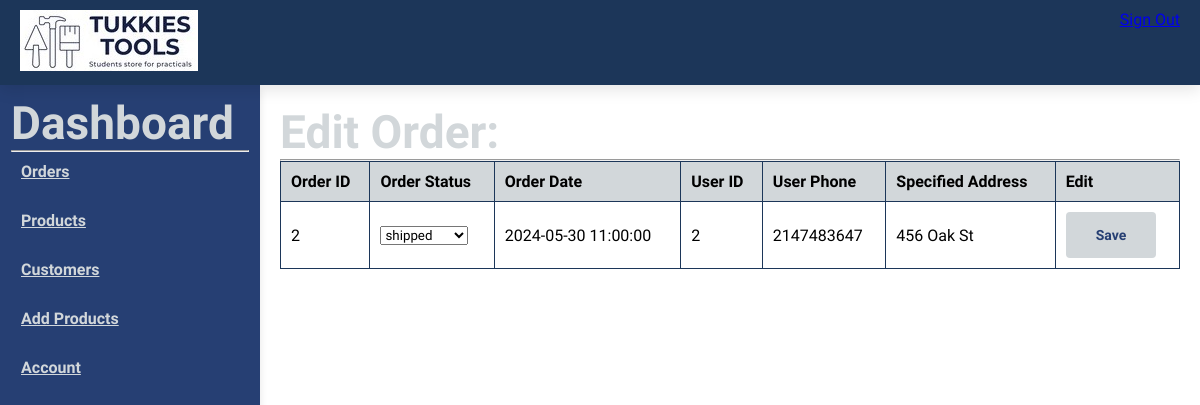
The app's page /admin/edit_orders.php?order_id=2 (signed in) with its own data.
### tables this page shows
CREATE TABLE IF NOT EXISTS `orders` (
    `order_id` int(11) NOT NUll AUTO_INCREMENT, 
    `order_cost` DECIMAL(6,2) NOT NUll,
    `order_status` varchar(100) NOT NUll DEFAULT 'on hold',
    `user_id` INT(11) NOT NUll,
    `user_phone` int(11) NOT NUll,
    `user_city` varchar(255) NOT NUll,
    `user_address` varchar(255) NOT NUll,
    `order_date` DATETIME NOT NUll DEFAULT CURRENT_TIMESTAMP,
    PRIMARY KEY (`order_id`)
);

### admin/edit_orders.php (the view, shortened to what this page needs)
<?php
include('admin_header.php');
if (isset($_GET['order_id'])) {
    $order_id = $_GET['order_id'];
    $stmt = $conn->prepare("SELECT * FROM orders WHERE order_id = ?");
    $stmt->bind_param("i", $order_id);
    $stmt->execute();
    $result = $stmt->get_result();
    $order_edit = $result->fetch_assoc();
} else {
    header('Location: dashboard.php');
    exit;
}
function getOrderStatuses() {
    return ['not paid', 'processing', 'shipped', 'delivered', 'cancelled'];
}
?>
<body>
    <div class="admin-container">
        <aside class="sidebar">
            <?php include('navbar.php'); ?>
        </aside>
        <main class="main-content">
            <section id="order-table">
                <h2>Edit Order:</h2>
                <hr>
                <form method="POST" action="">
                    <table>
                        <thead>
                            <tr>
                                <th>Order ID</th>
                                <th>Order Status</th>
                                <th>Order Date</th>
                                <th>User ID</th>
                                <th>User Phone</th>
                                <th>Specified Address</th>
                                <th>Edit</th>
                            </tr>
                        </thead>
                        <tbody>
                            <tr>
                                <td><?php echo htmlspecialchars($order_edit['order_id']); ?></td>
                                <td>
                                    <select name="order_status">
                                        <?php
                                        $statuses = getOrderStatuses();
                                        foreach ($statuses as $status) {
                                            $selected = ($order_edit['order_status'] == $status) ? 'selected' : '';
                                            echo "<option value='$status' $selected>$status</option>";
                                        }
                                        ?>
                                    </select>
                                </td>
                                <td><?php echo htmlspecialchars($order_edit['order_date']); ?></td>
                                <td><?php echo htmlspecialchars($order_edit['user_id']); ?></td>
                                <td><?php echo htmlspecialchars($order_edit['user_phone']); ?></td>
                                <td><?php echo htmlspecialchars($order_edit['user_address']); ?></td>
                                <td>
                                    <button type="submit" class="btn">Save</button>
                                </td>
                            </tr>
                        </tbody>
                    </table>
                </form>
            </section>
        </main>
    </div>
</body>
</html>

### assets/css/main.css (style rules this page uses)
* { margin: 0; padding: 0; box-sizing: border-box; font-family: 'Chakra Petch', sans-serif; }
h2 { font-size: 46px; line-height: 54px; color: #d2d7da; }
body { min-height: 100vh; display: flex; flex-direction: column; width: 100%; }
.btn { font-size: 14px; font-weight: 600; padding: 15px 30px; color: #263F73; background-color: #d2d7da; border-radius: 4px; cursor: pointer; outline: none; border: none; transition: 0.2s ease; margin: 3px; }
aside { float: left; position: sticky; top: 100px; width: 250px; margin-right: 20px; padding: 20px; background-color: #9298A6; border: 1px solid #263F73; border-radius: 40px; box-shadow: 0 4px 8px rgba(0, 0, 0, 0.1); }
#order-table, #orders-details { display:flexbox; }
#order-table th, #order-table td, #orders-details th, #orders-details td { border: 1px solid #1C3659; padding: 10px; text-align: left; }
#order-table th, #orders-details th { background-color: #d2d7da; }
#order-table td, #orders-details td { text-decoration: underline #ffffff; }
.btn { margin: auto; padding: auto; cursor: pointer; }
.admin-container { display: flex; height: 100vh; }
.sidebar { width: 260px; top: 0; border-radius: 0; padding: 10px; margin-right: 0; background-color: #263F73; position: sticky; }
.main-content { flex-grow: 1; padding: 20px; background-color: #fff; }
#order-table { margin-bottom: 20px; }
table { width: 100%; border-collapse: collapse; }
table, th, td { border: 1px solid #ddd; }
th, td { padding: 8px; text-align: left; }
th { background-color: #f2f2f2; }

### records on screen
orders: order_id "2", order_date "2024-05-30 11:00:00", user "2", user_phone "2147483647", user_address "456 Oak St"

### other values on screen
form field order_status "shipped"
